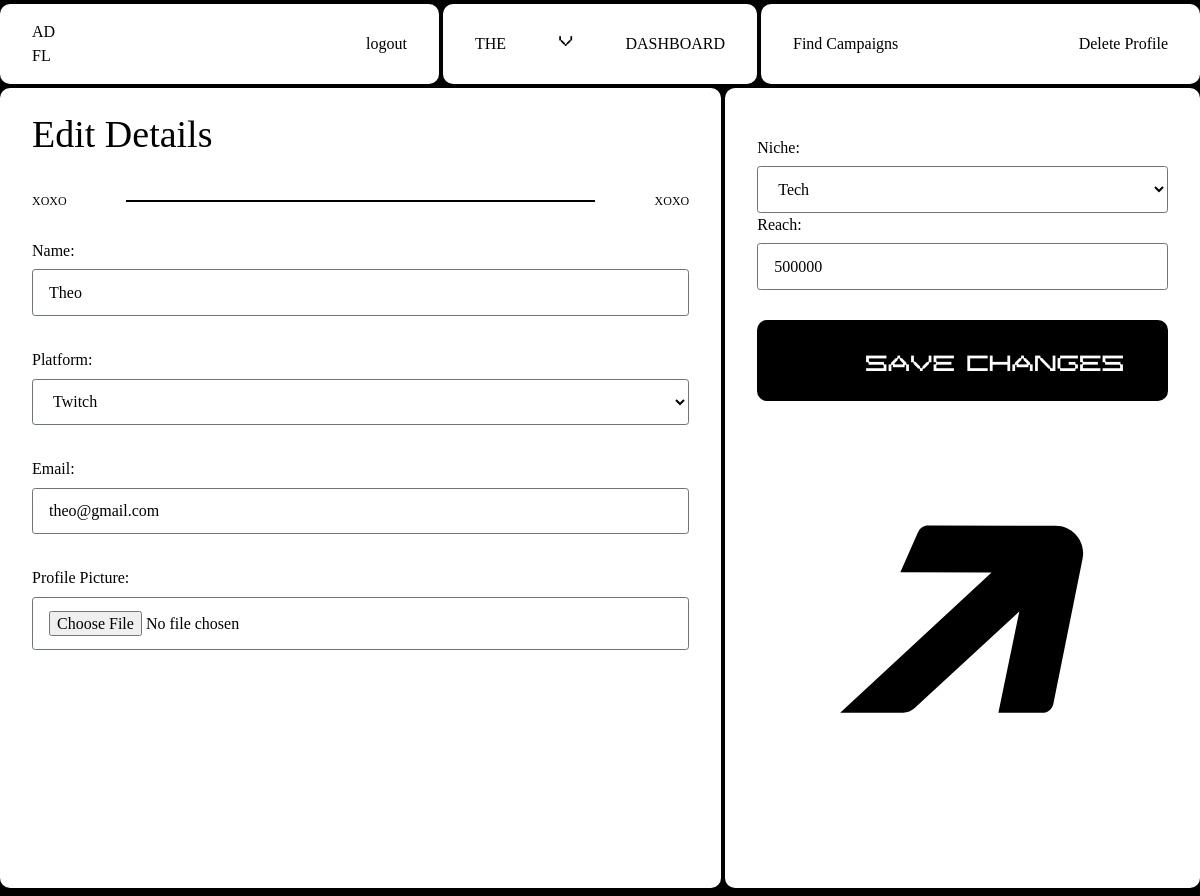
The page /influencer/editInfluencer/3 (signed in) on the database its author committed.
### Adfluence/models.py (models this page shows)
class Influencer(db.Model, UserMixin):
    __tablename__ = "influencer"
    id = db.Column(db.Integer, primary_key=True)
    name = db.Column(db.String(150), nullable=False)
    email = db.Column(db.String(150), nullable=False)
    profile_picture = db.Column(db.String(100), nullable=False)
    niche = db.Column(db.String(100), nullable=False)
    reach = db.Column(db.Integer, nullable=False)
    user_id = Column(Integer, ForeignKey("user.id"), nullable=False)
    platform = db.Column(db.String(100), nullable=False)
    bank_account_balance = db.Column(db.Float, default=0.0)
    flagged = db.Column(db.Boolean, default=False)
    transactions = relationship(
        "Transaction", backref="influencer", cascade="all, delete-orphan"
    )
    ratings = relationship("Rating", backref="influencer", cascade="all, delete-orphan")
    bookmarks = relationship(
        "Bookmark", backref="influencer", cascade="all, delete-orphan"
    )
    adrequests = relationship(
        "AdRequest", backref="influencer", cascade="all, delete-orphan"
    )
    campaignrequests = relationship(
        "campaignRequest", backref="influencer", cascade="all, delete-orphan"
    )

### Adfluence/influencer.py (the view, shortened to what this page needs)
@influencer.route("/editInfluencer/<int:influencer_id>", methods=["GET", "POST"])
@role_required("Influencer")
@login_required
def editInfluencer(influencer_id):
    influencer = Influencer.query.get_or_404(influencer_id)
    return render_template("Influencer/editInfluencer.html", influencer=influencer)

### Adfluence/views.py (called while the page is built)
def role_required(role):
    def decorator(f):
        @wraps(f)
        def decorated_function(*args, **kwargs):
            if current_user.role != role:
                abort(403)
            return f(*args, **kwargs)
        return decorated_function
    return decorator

### Adfluence/templates/Influencer/editInfluencer.html (shortened to what this page needs)
{% extends "base.html" %} {% block head %}
<link
  rel="stylesheet"
  href="{{ url_for('static', filename='src/sponsor_css/create_ad_request.css') }}"
/>
{% endblock %} {% block content %}
<div class="container">
  <nav>
    <div class="nav-1">
      <a href="{{ url_for('influencer.dashboard') }}" class="logo view">
        AD <br />
        FL
      </a>
      <a href="{{ url_for('views.logout') }}" class="view">logout</a>
    </div>
    <div class="nav-2">
      <p class="menu-button">the</p>
      <p class="x">v</p>
      <p class="menu-button">dashboard</p>
    </div>
    <div class="nav-3">
      <a href="{{ url_for('influencer.viewCampaigns') }}" class="view"
        >Find Campaigns</a
      >
      <form
        action="{{ url_for('influencer.deleteInfluencer', influencer_id=influencer.id) }}"
        method="POST"
        onsubmit="return confirm('Are you sure you want to delete your profile?');"
      >
        <button class="view link" type="submit">Delete Profile</button>
      </form>
    </div>
  </nav>
  <div class="form-wrapper">
    <form method="POST" enctype="multipart/form-data">
      <div class="content-wrapper">
        <div class="col col-1">
          <div class="header-ad header">
            <h1>Edit Details</h1>
          </div>
          <div class="numbers">
            <p>xoxo</p>
            <div class="hr"></div>
            <p>xoxo</p>
          </div>
          <div class="form-fields">
            <div>
              <label class="cc-label" for="name">Name:</label>
              <div class="form-field">
                <input
                  type="text"
                  id="name"
                  class="cc-input"
                  name="name"
                  value="{{ influencer.name }}"
                  required
                />
              </div>
            </div>
            <div>
              <label class="cc-label" for="platform">Platform:</label>
              <div class="form-field">
                <select class="cc-input" name="platform" id="platform">
                  <option value="{{influencer.platform}}">
                    {{influencer.platform}}
                  </option>
                </select>
              </div>
            </div>
            <div>
              <label class="cc-label" for="email">Email:</label>
              <div class="form-field">
                <input
                  type="email"
                  id="email"
                  name="email"
                  class="cc-input"
                  value="{{ influencer.email }}"
                  required
                />
              </div>
            </div>
            <div>
              <label class="cc-label" for="profile_picture"
                >Profile Picture:</label
              >
              <div class="form-field">
                <input
                  class="cc-input"
                  value="{{ influencer.profile_picture }}"
                  type="file"
                  id="profile_picture"
                  name="profile_picture"
                />
              </div>
            </div>
          </div>
        </div>
        <div class="col col-2">
          <div>
            <label class="cc-label" for="niche">Niche:</label>
            <div class="form-field">
              <select class="cc-input" id="niche" name="niche">
                <option value="{{influencer.niche}}">{{influencer.niche}}</option>
              </select>
            </div>
          </div>
          <div>
            <label class="cc-label" for="reach">Reach:</label>
            <div class="form-field">
              <input
                class="cc-input"
                type="number"
                id="reach"
                name="reach"
                value="{{ influencer.reach }}"
                required
              />
            </div>
          </div>
          <div>
            <label class="button-wrapper" for="submit-button">
              <button type="submit" id="submit-button" class="submit-btn">
                Save Changes
              </button>
            </label>
          </div>
          <div class="circle">
            <div class="arrow arrow1">
            </div>
          </div>
        </div>
      </div>
    </form>
  </div>
</div>
{% endblock %}

### Adfluence/static/css/main.css (style rules this page uses)
html, :host { line-height: 1.5; -webkit-text-size-adjust: 100%; -moz-tab-size: 4; -o-tab-size: 4; tab-size: 4; font-family: ui-sans-serif, system-ui, sans-serif, "Apple Color Emoji", "Segoe UI Emoji", "Segoe UI Symbol", "Noto Color Emoji"; font-feature-settings: normal; font-variation-settings: normal; -webkit-tap-highlight-color: transparent; }
body { margin: 0; line-height: inherit; }
h1, h2, h3, h4, h5, h6 { font-size: inherit; font-weight: inherit; }
a { color: inherit; text-decoration: inherit; }
button, input, optgroup, select, textarea { font-family: inherit; font-feature-settings: inherit; font-variation-settings: inherit; font-size: 100%; font-weight: inherit; line-height: inherit; letter-spacing: inherit; color: inherit; margin: 0; padding: 0; }
button, select { text-transform: none; }
button, input:where([type='button']), input:where([type='reset']), input:where([type='submit']) { -webkit-appearance: button; background-color: transparent; background-image: none; }
blockquote, dl, dd, h1, h2, h3, h4, h5, h6, hr, figure, p, pre { margin: 0; }
input::placeholder, textarea::placeholder { opacity: 1; color: #9ca3af; }
button, [role="button"] { cursor: pointer; }
img, svg, video, canvas, audio, iframe, embed, object { display: block; vertical-align: middle; }
.container { width: 100%; }
@media (min-width: 640px) { .container { max-width: 640px; } }
@media (min-width: 768px) { .container { max-width: 768px; } }
@media (min-width: 1024px) { .container { max-width: 1024px; } }
* { margin: 0; padding: 0; }
.container { margin: 0 auto; }

### Adfluence/static/src/input.css (style rules this page uses)
* { margin: 0; padding: 0; cursor: none; }

### Adfluence/static/src/sponsor_css/create_ad_request.css (style rules this page uses)
:root { --circle-size: 50px; --black: #000; }
* { margin: 0; padding: 0; box-sizing: border-box; }
html, body { width: 100%; height: 100%; background-color: #000; font-family: "Arame"; overflow: hidden; }
p { text-transform: uppercase; }
.x { font-family: sk; margin-top: -10px; font-size: 14px; }
.container { width: 100%; height: 100vh; max-width: 3840px; margin: 0 auto; display: flex; flex-direction: column; gap: 0.25em; }
nav { width: 100%; flex: 1; display: flex; gap: 0.25em; padding: 0.25em 0 0 0; background-color: #000; }
nav > div { display: flex; justify-content: space-between; align-items: center; padding: 1em 2em; background: #fff; color: #000; border-radius: 10px; }
.nav-1 { flex: 3; }
.nav-2 { flex: 2; }
.nav-3 { flex: 3; }
.content-wrapper { flex: 12; width: 100%; height: 100%; display: flex; padding: 0 0 0.5em 0; background-color: #000; gap: 0.25em; overflow: hidden; }
.content-wrapper .col { border-radius: 10px; background: #fff; padding: 3em 2em; }
.col-1 { flex: 4.8; display: flex; flex-direction: column; gap: 2em; height: 100vh; }
.col-2 { flex: 3; display: flex; flex-direction: column; height: 100vh; background-color: #fff; border-radius: 10px; }
.col-1 p { font-size: 12px; line-height: 1; }
.col-1 h1 { font-size: 38px; text-align: center; font-family: aux; }
.numbers { width: 100%; display: flex; align-items: center; justify-content: space-between; }
.numbers p { flex: 1; }
.numbers p:nth-child(3) { text-align: right; }
.numbers .hr { flex: 5; width: 100%; height: 2px; background: #000; }
.form-fields { display: flex; flex-direction: column; gap: 2em; }
.cc-input { text-transform: none; background-color: transparent; border: 1px solid #6c757d; border-radius: 0.2em; width: 100%; height: auto; margin-top: 0.4em; padding: 0.8em 1.2em 0.8em 1em; font-size: 1em; line-height: 1.2em; font-family: "Arame"; }
.button-wrapper { background-color: #000; color: #fff; padding: 1.5em; border-radius: 10px; display: flex; justify-content: flex-end; margin-top: 30px; cursor: pointer; }
.button-wrapper button { border: none; color: #fff; background-color: transparent; font-family: sk; font-size: 22px; margin-right: 20px; }
.button-wrapper { position: relative; }
.view { cursor: pointer; transition: all 0.2s ease-out; }
.circle { width: 100%; height: 100vh; border-radius: 10px; background-color: #ffffff; display: flex; justify-content: center; align-items: center; position: relative; overflow: hidden; }
.arrow { width: 250px; height: auto; position: absolute; transform: translate(0, 0); }
.header { display: flex; gap: 1em; align-items: center; margin-top: -30px; }

### rows shown on the page
Influencer: name "Theo", platform "Twitch", email "theo@gmail.com", niche "Tech", reach "500000"
